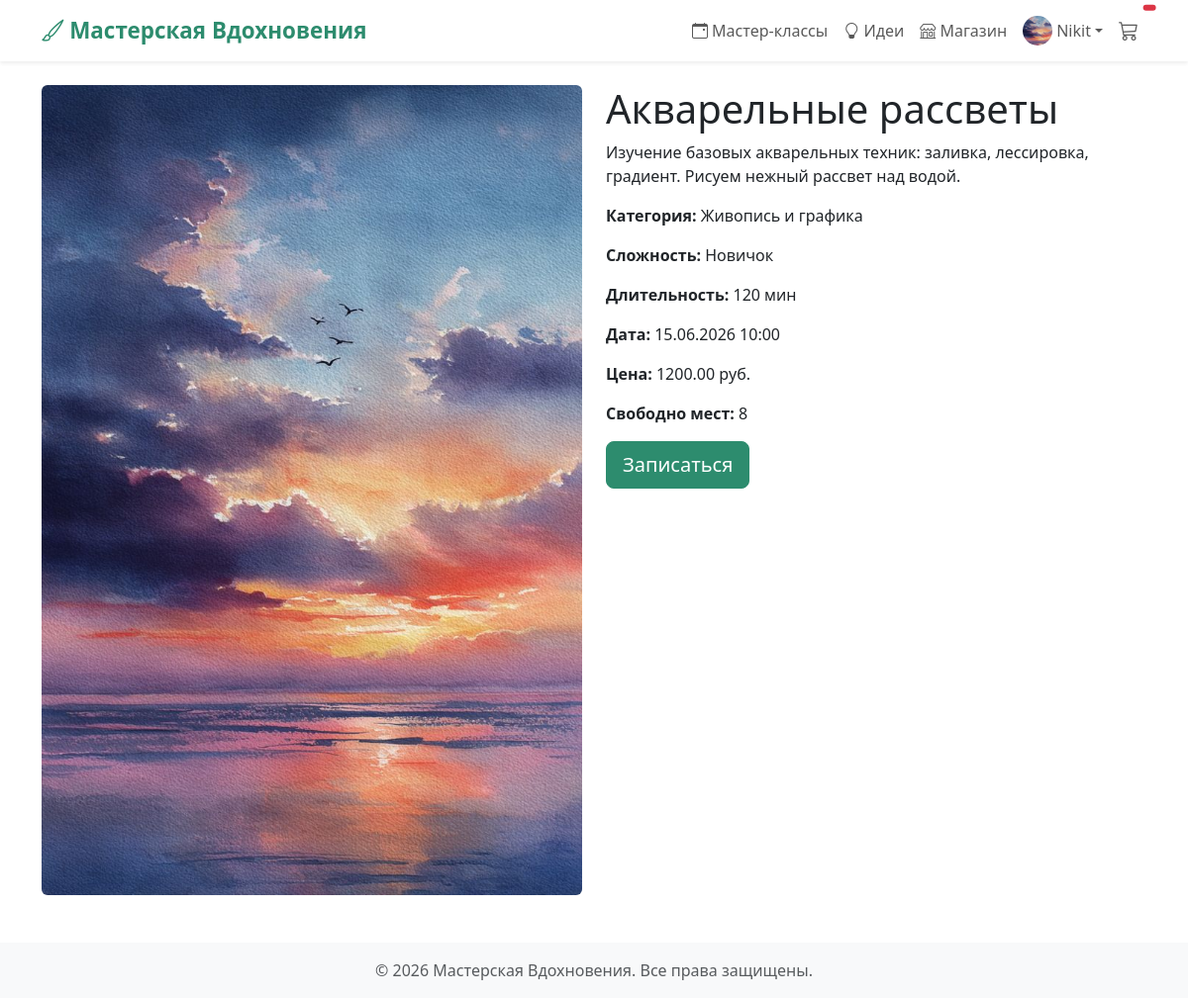
The page /masterclasses/1/ (signed in) on the database its author committed.
### users/models.py (models this page shows, shortened)
class User(AbstractUser):
    phone = models.CharField(max_length=20, blank=True, verbose_name='Телефон')
    avatar = models.ImageField(upload_to='avatars/', blank=True, null=True, verbose_name='Аватар')
    is_subscribed = models.BooleanField(default=False, verbose_name='Подписка на новости')
    groups = models.ManyToManyField(
        'auth.Group',
        related_name='custom_user_set',
        blank=True,
    )
    user_permissions = models.ManyToManyField(
        'auth.Permission',
        related_name='custom_user_permissions_set',
        blank=True,
    )
    class Meta:
        verbose_name = 'Пользователь'
        verbose_name_plural = 'Пользователи'

### masterclasses/models.py (models this page shows, shortened)
class MasterClass(models.Model):
    DIFFICULTY_CHOICES = [
        ('beginner', 'Новичок'),
        ('medium', 'Средний'),
        ('advanced', 'Продвинутый'),
    ]
    title = models.CharField(max_length=200, verbose_name='Название')
    description = models.TextField(verbose_name='Описание')
    category = models.ForeignKey(Category, on_delete=models.CASCADE, verbose_name='Категория')
    difficulty = models.CharField(max_length=10, choices=DIFFICULTY_CHOICES, verbose_name='Сложность')
    duration = models.IntegerField(help_text='минуты', verbose_name='Длительность')
    price = models.DecimalField(max_digits=8, decimal_places=2, verbose_name='Цена')
    max_seats = models.PositiveIntegerField(verbose_name='Максимум мест')
    image = models.ImageField(upload_to='masterclasses/', verbose_name='Изображение')
    schedule = models.DateTimeField(verbose_name='Дата и время')
    is_active = models.BooleanField(default=True, verbose_name='Активно')
    @property
    def available_seats(self):
        booked = self.booking_set.filter(status='paid').count()
        return self.max_seats - booked
    class Meta:
        verbose_name = 'Мастер-класс'
        verbose_name_plural = 'Мастер-классы'

class Category(models.Model):
    name = models.CharField(max_length=100, unique=True, verbose_name='Название')
    slug = models.SlugField(max_length=100, unique=True, verbose_name='Слаг')
    class Meta:
        verbose_name = 'Категория'
        verbose_name_plural = 'Категории'

### masterclasses/views.py (the view)
# urls.py: path('<int:pk>/', MasterClassDetailView.as_view(), name='masterclass_detail'),
class MasterClassDetailView(DetailView):
    model = MasterClass
    template_name = 'masterclasses/detail.html'

### templates/masterclasses/detail.html (shortened to what this page needs)
{% extends 'base.html' %}
{% block content %}
<div class="row">
    <div class="col-md-6">
        <img src="{{ masterclass.image.url }}" class="img-fluid rounded" alt="{{ masterclass.title }}">
    </div>
    <div class="col-md-6">
        <h1>{{ masterclass.title }}</h1>
        <p>{{ masterclass.description }}</p>
        <p><strong>Категория:</strong> {{ masterclass.category.name }}</p>
        <p><strong>Сложность:</strong> {{ masterclass.get_difficulty_display }}</p>
        <p><strong>Длительность:</strong> {{ masterclass.duration }} мин</p>
        <p><strong>Дата:</strong> {{ masterclass.schedule|date:"d.m.Y H:i" }}</p>
        <p><strong>Цена:</strong> {{ masterclass.price }} руб.</p>
        <p><strong>Свободно мест:</strong> {{ masterclass.available_seats }}</p>
        {% if user.is_authenticated %}
            {% if masterclass.available_seats > 0 %}
                <form method="post" action="{% url 'book_masterclass' masterclass.pk %}">
                    <button type="submit" class="btn btn-success btn-lg">Записаться</button>
                </form>
            {% else %}
                <button class="btn btn-secondary btn-lg" disabled>Нет мест</button>
            {% endif %}
        {% else %}
            <a href="{% url 'login' %}" class="btn btn-warning btn-lg">Войдите, чтобы записаться</a>
        {% endif %}
    </div>
</div>
{% endblock %}

### templates/base.html (shortened to what this page needs)
<!DOCTYPE html>
<html lang="ru">
<head>
    <link href="https://cdn.jsdelivr.net/npm/bootstrap@5.3.0/dist/css/bootstrap.min.css" rel="stylesheet">
    <link rel="stylesheet" href="https://cdn.jsdelivr.net/npm/bootstrap-icons@1.11.3/font/bootstrap-icons.min.css">
    {% load static %}
    <link rel="stylesheet" href="{% static 'css/style.css' %}">
</head>
<body>
<nav class="navbar navbar-expand-lg navbar-light bg-white shadow-sm sticky-top">
    <div class="container">
        <a class="navbar-brand fw-bold text-success" href="{% url 'home' %}">
            <i class="bi bi-brush"></i> Мастерская Вдохновения
        </a>
        <div class="collapse navbar-collapse" id="navbarNav">
            <ul class="navbar-nav ms-auto align-items-center">
                <li class="nav-item">
                    <a class="nav-link" href="{% url 'masterclass_list' %}">
                        <i class="bi bi-calendar-event"></i> Мастер-классы
                    </a>
                </li>
                <li class="nav-item">
                    <a class="nav-link" href="{% url 'idea_list' %}">
                        <i class="bi bi-lightbulb"></i> Идеи
                    </a>
                </li>
                <li class="nav-item">
                    <a class="nav-link" href="{% url 'product_list' %}">
                        <i class="bi bi-shop"></i> Магазин
                    </a>
                </li>
                {% if user.is_authenticated %}
                    <li class="nav-item dropdown">
                        <a class="nav-link dropdown-toggle d-flex align-items-center" href="#" id="userDropdown" role="button" data-bs-toggle="dropdown">
                            {% if user.avatar %}
                                <img src="{{ user.avatar.url }}" alt="avatar" class="rounded-circle me-1" width="30" height="30" style="object-fit: cover;">
                            {% else %}
                                <i class="bi bi-person-circle me-1 fs-5"></i>
                            {% endif %}
                            <span>{{ user.username }}</span>
                        </a>
                    </li>
                {% endif %}
                <li class="nav-item">
                    <a class="nav-link position-relative" href="{% url 'cart_detail' %}">
                        <i class="bi bi-cart3 fs-5"></i>
                        <span id="cart-count" class="position-absolute top-0 start-100 translate-middle badge rounded-pill bg-danger">
                        </span>
                    </a>
                </li>
            </ul>
        </div>
    </div>
</nav>
<main class="container my-4">
    {% block content %}
    {% endblock %}
</main>
<footer class="bg-light text-center text-muted py-3 mt-5">
    <div class="container">
        <p class="mb-0">© 2026 Мастерская Вдохновения. Все права защищены.</p>
    </div>
</footer>
</body>
</html>

### static/css/style.css (style rules this page uses)
:root { --primary-green: #2d8c6e; --primary-dark: #1a5f4a; --primary-light: #4aa37e; --gray-bg: #f8f9fa; --border-radius: 0.5rem; --box-shadow: 0 0.25rem 0.75rem rgba(0, 0, 0, 0.05); --transition: all 0.2s ease-in-out; }
body { font-family: 'Segoe UI', Roboto, 'Helvetica Neue', sans-serif; background-color: #fff; color: #212529; }
.navbar { box-shadow: 0 2px 10px rgba(0, 0, 0, 0.05); transition: var(--transition); }
.navbar-brand { font-weight: 700; font-size: 1.4rem; }
.nav-link { font-weight: 500; transition: var(--transition); }
#cart-count { font-size: 0.7rem; background-color: #dc3545; color: white; padding: 0.2rem 0.4rem; border-radius: 50%; margin-left: 0.2rem; }
.btn-success { background-color: var(--primary-green); border-color: var(--primary-green); }
.badge.bg-danger { background-color: #dc3545 !important; }
.text-success { color: var(--primary-green) !important; }
a { color: var(--primary-green); text-decoration: none; transition: var(--transition); }

### rows shown on the page
User: avatar (picture), username "Nikit"
MasterClass: image (picture), title "Акварельные рассветы", description "Изучение базовых акварельных техник: заливка, лессировка, градиент. Рисуем нежный рассвет над водой.", category.name "Живопись и графика", difficulty "Новичок", duration "120", schedule "15.06.2026 10:00", price "1200.00", available_seats "8"
